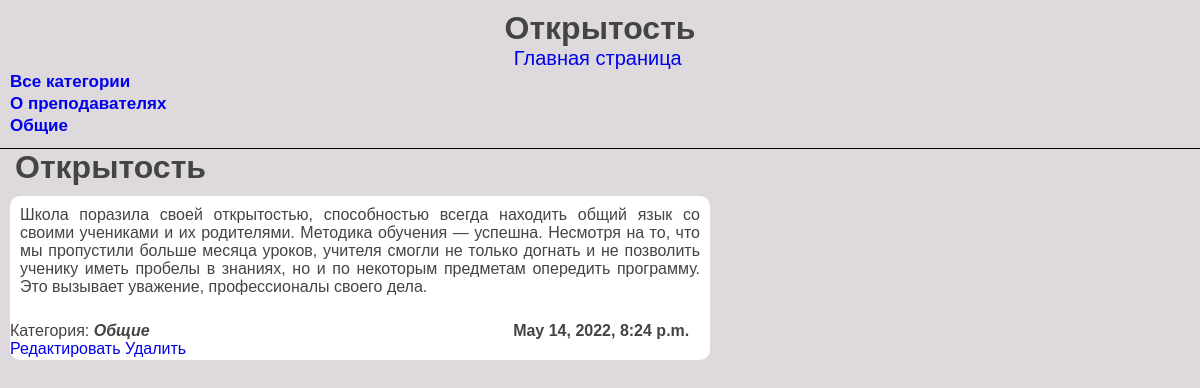
/feedback/otkryitost/, run on the app's committed database.
### feedbackapp/models.py (models this page shows, shortened)
class Feedback(models.Model):
    title = models.CharField(max_length=255, verbose_name='Название')
    content = models.TextField(verbose_name='Текст')
    slug = models.SlugField(max_length=255, unique=True, db_index=True, verbose_name='url')
    time_create = models.DateTimeField(auto_now_add=True, verbose_name='Дата создания')
    is_published = models.BooleanField(default=True, verbose_name='Опубликовано')
    cat = models.ForeignKey('Category', on_delete=models.PROTECT, null=True, verbose_name='Категория')
    def __str__(self):
        return self.title
    class Meta:
        verbose_name = 'Отзыв'
        verbose_name_plural = 'Отзывы'
        ordering = ['-time_create', 'title']

class Category(models.Model):
    name = models.CharField(max_length=255, db_index=True, verbose_name='Категория')
    slug = models.SlugField(max_length=255, unique=True, db_index=True, verbose_name='url')
    def __str__(self):
        return self.name
    def get_absolute_url(self):
        return reverse('category', kwargs={'slug_category': self.slug})
    class Meta:
        verbose_name = 'Категория'
        verbose_name_plural = 'Категории'
        ordering = ['id']

### feedbackapp/views.py (the view)
# urls.py: path('feedback/<slug:slug_feed>/', FeedbackDetail.as_view(), name='feed'),
class FeedbackDetail(DataMixin, DetailView):
    model = Feedback
    template_name = 'feedback/feed.html'
    context_object_name = 'feed'
    slug_url_kwarg = 'slug_feed'
    def get_context_data(self, *, object_list=None, **kwargs):
        context = super().get_context_data(**kwargs)
        c_def = self.get_user_context(title=context['feed'])
        return c_def | context

### feedbackapp/utils.py (called while the page is built)
    def get_user_context(self, *, object_list=None, **kwargs):
        paginate_by = 4
        context = kwargs
        cats = Category.objects.annotate(Count('feedback'))
        user_menu = menu.copy()
        if not self.request.user.is_authenticated:
            user_menu.pop(1)
        context['menu'] = user_menu
        context['cats'] = cats
        return context

### feedbackapp/templates/feedback/feed.html
{% extends 'feedback/base.html'%}
{% block content%}
<h1 style="margin-left: 15px;">{{feed.title}}</h1>
<div class="one_feed">
    <p class="one_feed_desc">{{feed.content}}</p>
    <span>Категория:</span>
    <span class="place_category">{{feed.cat}}</span>
    <span class="data_feed">{{feed.time_create}}</span>
    <a href="{% url 'update_view'  slug_feed=feed.slug %}">Редактировать</a>
    <a href="{% url 'delete_feed' slug_feed=feed.slug %}">Удалить</a>
</div>
{% endblock %}

### feedbackapp/templates/feedback/base.html (shortened to what this page needs)
{% load static %}
{% load feedback_tags %}
<!DOCTYPE html>
<html lang="en">
<head>
    <link type="text/css" rel="stylesheet" href="{% static 'feedback/style.css' %}">
</head>
<body>
{% block menu %}
<header>
    <h1>{{title}}</h1>
    <nav>
        {% for m in menu %}
        <span class="text_menu"><a href="{% url m.url_name %}">{{m.title}}</a></span>
        {% endfor%}
    </nav>
    <div class="category_container">
        <ul class="category">
            {% if cat_selected == 0 %}
            <li>Все категории</li>
            {% else %}
            <li><a href="{% url 'home' %}"> Все категории </a></li>
            {% endif %}
            {% for cat in cats %}
            {% if cat.feedback__count > 0 %}
            {% if cat.id == cat_selected %}
            <li>{{cat.name}}</li>
            {% else %}
            <li><a href="{{cat.get_absolute_url}}">{{cat.name}}</a></li>
            {% endif %}
            {% endif %}
            {% endfor %}
        </ul>
    </div>
</header>
{% endblock menu %}
{% block content %}
{% endblock %}
</body>
</html>

### feedbackapp/static/feedback/style.css (style rules this page uses)
html, body { font-family: 'Arial'; margin: 0; padding: 0; color: #444; background-color: #ded9dd; }
a { text-decoration: none; display: inline-block; }
a:after { background-color: #f66d52; display: block; content: ""; height: 2px; width: 0%; -webkit-transition: width .3s ease-in-out; -moz--transition: width .3s ease-in-out; transition: width .3s ease-in-out; }
header { padding: 10px; border-bottom: 1.6px solid black; text-align: center; }
.text_menu { margin: 10px; font-size: 20px; }
.data_feed { display: inline-block; text-align: right; font-weight: 600; margin-top: 0; margin-left: 359px; }
.category_container { margin: 0; width: 500px; text-align: left; }
.category { font-size: 17px; padding: 0; margin: 0; list-style-type: none; font-weight: 700; }
.place_category { font-style: oblique; font-weight: 700; }
.one_feed { margin-left: 10px; max-width: 700px; border-radius: 10px; background-color: white; }
.one_feed_desc { padding: 10px; margin-top: 10px; text-align: justify; }
h1 { margin: 0; margin-left: 0px; }

### data on the page
Feedback: title "Открытость", content "Школа поразила своей открытостью, способностью всегда находить общий язык со своими учениками и их родителями. Методика обучения — успешна. Несмотря на то, что мы пропустили больше месяца уроков, учителя смогли не только догнать и не позволить ученику иметь пробелы в знаниях, но и по некоторым предметам опередить программу. Это вызывает уважение, профессионалы своего дела.", cat "Общие", time_create "May 14, 2022, 8:24 p.m."
Category: name "О преподавателях"
Category: name "Общие"

### other printed values
{{ m.title }} "Главная страница"
